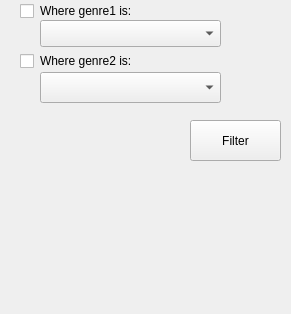
         <widget class="QWidget" name="page_2">
          <property name="geometry">
           <rect>
            <x>0</x>
            <y>0</y>
            <width>291</width>
            <height>314</height>
           </rect>
          </property>
          <property name="styleSheet">
           <string notr="true">margin-top:0px</string>
          </property>
          <attribute name="icon">
           <iconset resource="resources.qrc">
            <normaloff>:/icons/view-filter.png</normaloff>:/icons/view-filter.png</iconset>
          </attribute>
          <attribute name="label">
           <string>fillters</string>
          </attribute>
          <widget class="QPushButton" name="bt_apply_filter">
           <property name="geometry">
            <rect>
             <x>190</x>
             <y>120</y>
             <width>91</width>
             <height>41</height>
            </rect>
           </property>
           <property name="text">
            <string>Filter</string>
           </property>
          </widget>
          <widget class="QCheckBox" name="checkBox_filter_genre1">
           <property name="geometry">
            <rect>
             <x>20</x>
             <y>0</y>
             <width>141</width>
             <height>22</height>
            </rect>
           </property>
           <property name="text">
            <string>Where genre1 is:</string>
           </property>
          </widget>
          <widget class="QComboBox" name="cBoxGenre1">
           <property name="geometry">
            <rect>
             <x>40</x>
             <y>20</y>
             <width>181</width>
             <height>27</height>
            </rect>
           </property>
           <property name="styleSheet">
            <string notr="true">selection-color: rgb(87, 118, 255);</string>
           </property>
          </widget>
          <widget class="QComboBox" name="cBoxGenre2">
           <property name="geometry">
            <rect>
             <x>40</x>
             <y>72</y>
             <width>181</width>
             <height>31</height>
            </rect>
           </property>
           <property name="styleSheet">
            <string notr="true">selection-color: rgb(87, 118, 255);</string>
           </property>
          </widget>
          <widget class="QCheckBox" name="checkBox_filter_genre2">
           <property name="geometry">
            <rect>
             <x>20</x>
             <y>50</y>
             <width>151</width>
             <height>22</height>
            </rect>
           </property>
           <property name="text">
            <string>Where genre2 is:</string>
           </property>
          </widget>
         </widget>
